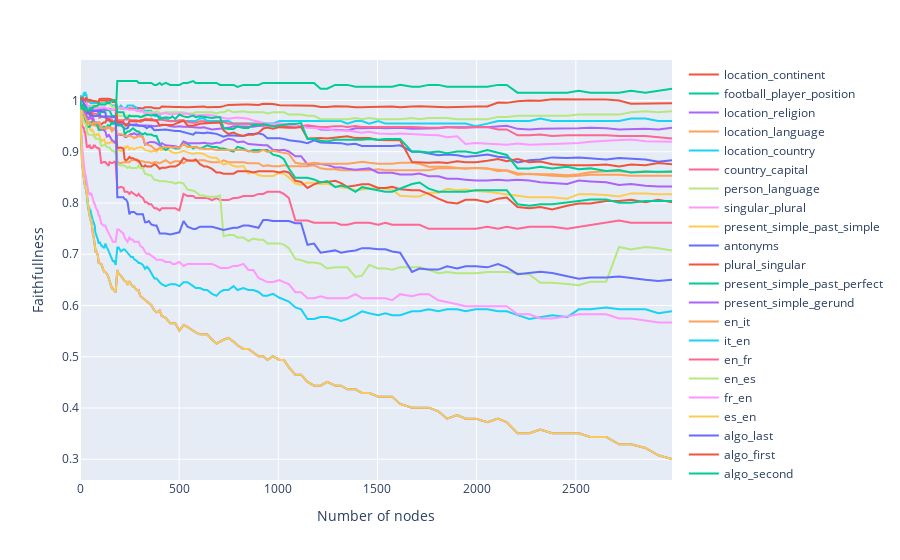

Write notebook code for a chart like this one.
### Code cell
import plotly.express as px
import numpy as np

first_task = "es_en"

faithfulness_task = result_dict[(first_task, first_task)]["faithfullness"]
n_nodes_task = result_dict[(first_task, first_task)]["n_nodes_counts"]

correct_metrics = {}

for task in task_names:
    orig_metric = result_dict[(task, task)]["orig_metric"]
    zero_metric = result_dict[(task, task)]["zero_metric"]

    correct_metrics[task] = (orig_metric, zero_metric)


fig = px.line(x=[max(n_nodes_task) - x for x in n_nodes_task], y=faithfulness_task)

for second_task in task_names:
    if second_task in "person_profession":
        continue
    faithfulness_second = result_dict[(first_task, second_task)]["faithfullness"]
    n_nodes_second = result_dict[(first_task, second_task)]["n_nodes_counts"]

    orig_metric_second = result_dict[(first_task, second_task)]["orig_metric"]
    zero_metric_second = result_dict[(first_task, second_task)]["zero_metric"]

    faithfulness_second = np.array(faithfulness_second)
    faithfulness_second = faithfulness_second * (orig_metric_second - zero_metric_second) + zero_metric_second
    cm = correct_metrics[second_task]

    faithfulness_second = (faithfulness_second - cm[1]) / (cm[0] - cm[1])


    fig.add_scatter(x=[max(n_nodes_second) - x for x in n_nodes_second], y=faithfulness_second, name=second_task)

# fig.add_scatter(x=[max(n_nodes_second) - x for x in n_nodes_second], y=faithfulness_second)

fig.update_xaxes(title="Number of nodes")
fig.update_yaxes(title="Faithfullness")

fig

### Figure 1 — Plotly figure (JSON) as saved in the notebook; plotly's stock layout.template omitted (floating-point values rounded to 4 significant figures; data arrays with more than 128 entries replaced by an {"elided": "..."} marker saying what was removed)
{"data": [{"hovertemplate": "x=%{x}<br>y=%{y}<extra></extra>", "legendgroup": "", "line": {"color": "#636efa", "dash": "solid"}, "marker": {"symbol": "circle"}, "mode": "lines", "name": "", "orientation": "v", "showlegend": false, "type": "scatter", "x": {"elided": "300 int values"}, "xaxis": "x", "y": {"elided": "300 float values"}, "yaxis": "y"}, {"name": "location_continent", "type": "scatter", "x": {"elided": "300 int values"}, "y": {"elided": "300 float values"}}, {"name": "football_player_position", "type": "scatter", "x": {"elided": "300 int values"}, "y": {"elided": "300 float values"}}, {"name": "location_religion", "type": "scatter", "x": {"elided": "300 int values"}, "y": {"elided": "300 float values"}}, {"name": "location_language", "type": "scatter", "x": {"elided": "300 int values"}, "y": {"elided": "300 float values"}}, {"name": "location_country", "type": "scatter", "x": {"elided": "300 int values"}, "y": {"elided": "300 float values"}}, {"name": "country_capital", "type": "scatter", "x": {"elided": "300 int values"}, "y": {"elided": "300 float values"}}, {"name": "person_language", "type": "scatter", "x": {"elided": "300 int values"}, "y": {"elided": "300 float values"}}, {"name": "singular_plural", "type": "scatter", "x": {"elided": "300 int values"}, "y": {"elided": "300 float values"}}, {"name": "present_simple_past_simple", "type": "scatter", "x": {"elided": "300 int values"}, "y": {"elided": "300 float values"}}, {"name": "antonyms", "type": "scatter", "x": {"elided": "300 int values"}, "y": {"elided": "300 float values"}}, {"name": "plural_singular", "type": "scatter", "x": {"elided": "300 int values"}, "y": {"elided": "300 float values"}}, {"name": "present_simple_past_perfect", "type": "scatter", "x": {"elided": "300 int values"}, "y": {"elided": "300 float values"}}, {"name": "present_simple_gerund", "type": "scatter", "x": {"elided": "300 int values"}, "y": {"elided": "300 float values"}}, {"name": "en_it", "type": "scatter", "x": {"elided": "300 int values"}, "y": {"elided": "300 float values"}}, {"name": "it_en", "type": "scatter", "x": {"elided": "300 int values"}, "y": {"elided": "300 float values"}}, {"name": "en_fr", "type": "scatter", "x": {"elided": "300 int values"}, "y": {"elided": "300 float values"}}, {"name": "en_es", "type": "scatter", "x": {"elided": "300 int values"}, "y": {"elided": "300 float values"}}, {"name": "fr_en", "type": "scatter", "x": {"elided": "300 int values"}, "y": {"elided": "300 float values"}}, {"name": "es_en", "type": "scatter", "x": {"elided": "300 int values"}, "y": {"elided": "300 float values"}}, {"name": "algo_last", "type": "scatter", "x": {"elided": "300 int values"}, "y": {"elided": "300 float values"}}, {"name": "algo_first", "type": "scatter", "x": {"elided": "300 int values"}, "y": {"elided": "300 float values"}}, {"name": "algo_second", "type": "scatter", "x": {"elided": "300 int values"}, "y": {"elided": "300 float values"}}], "layout": {"legend": {"tracegroupgap": 0}, "margin": {"t": 60}, "xaxis": {"anchor": "y", "domain": [0, 1], "title": {"text": "Number of nodes"}}, "yaxis": {"anchor": "x", "domain": [0, 1], "title": {"text": "Faithfullness"}}}}
